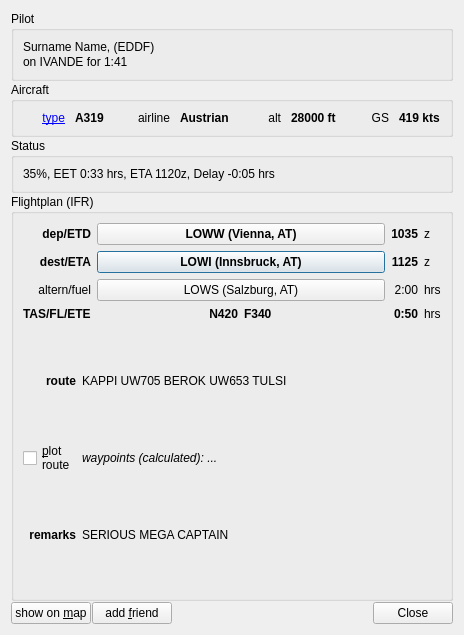
<?xml version="1.0" encoding="UTF-8"?>
<ui version="4.0">
 <class>PilotDetails</class>
 <widget class="QDialog" name="PilotDetails">
  <property name="geometry">
   <rect>
    <x>0</x>
    <y>0</y>
    <width>464</width>
    <height>635</height>
   </rect>
  </property>
  <property name="windowTitle">
   <string>AUA325</string>
  </property>
  <property name="windowIcon">
   <iconset>
    <normaloff>:/icons/qutescoop.png</normaloff>:/icons/qutescoop.png</iconset>
  </property>
  <layout class="QVBoxLayout" name="verticalLayout">
   <property name="spacing">
    <number>1</number>
   </property>
   <item>
    <widget class="QGroupBox" name="groupBox">
     <property name="title">
      <string>Pilot</string>
     </property>
     <layout class="QVBoxLayout">
      <property name="spacing">
       <number>1</number>
      </property>
      <item>
       <widget class="QLabel" name="lblPilotInfo">
        <property name="text">
         <string>Surname Name, (EDDF)</string>
        </property>
        <property name="alignment">
         <set>Qt::AlignLeading|Qt::AlignLeft|Qt::AlignTop</set>
        </property>
        <property name="openExternalLinks">
         <bool>true</bool>
        </property>
       </widget>
      </item>
      <item>
       <widget class="QLabel" name="lblConnected">
        <property name="text">
         <string>on IVANDE for 1:41</string>
        </property>
       </widget>
      </item>
     </layout>
    </widget>
   </item>
   <item>
    <widget class="QGroupBox" name="groupBox_2">
     <property name="title">
      <string>Aircraft</string>
     </property>
     <layout class="QVBoxLayout">
      <property name="spacing">
       <number>1</number>
      </property>
      <item>
       <layout class="QHBoxLayout" name="horizontalLayout_4">
        <property name="spacing">
         <number>10</number>
        </property>
        <item>
         <widget class="QLabel" name="label_10">
          <property name="toolTip">
           <string>ICAO aircraft type (link to ICAO type designators)</string>
          </property>
          <property name="text">
           <string>&lt;a href=&quot;http://www.icao.int/anb/ais/8643/index.cfm&quot;&gt;type&lt;/a&gt;</string>
          </property>
          <property name="alignment">
           <set>Qt::AlignRight|Qt::AlignTrailing|Qt::AlignVCenter</set>
          </property>
          <property name="openExternalLinks">
           <bool>true</bool>
          </property>
         </widget>
        </item>
        <item>
         <widget class="QLabel" name="lblAircraft">
          <property name="font">
           <font>
            <weight>75</weight>
            <bold>true</bold>
           </font>
          </property>
          <property name="toolTip">
           <string>ICAO aircraft type</string>
          </property>
          <property name="text">
           <string>A319</string>
          </property>
         </widget>
        </item>
        <item>
         <widget class="QLabel" name="label_12">
          <property name="toolTip">
           <string>ICAO airline (source: data/airlines.dat)</string>
          </property>
          <property name="text">
           <string>airline</string>
          </property>
          <property name="alignment">
           <set>Qt::AlignRight|Qt::AlignTrailing|Qt::AlignVCenter</set>
          </property>
         </widget>
        </item>
        <item>
         <widget class="QLabel" name="lblAirline">
          <property name="font">
           <font>
            <weight>75</weight>
            <bold>true</bold>
           </font>
          </property>
          <property name="text">
           <string>Austrian</string>
          </property>
         </widget>
        </item>
        <item>
         <widget class="QLabel" name="label_15">
          <property name="toolTip">
           <string>current altitude</string>
          </property>
          <property name="text">
           <string>alt</string>
          </property>
          <property name="alignment">
           <set>Qt::AlignRight|Qt::AlignTrailing|Qt::AlignVCenter</set>
          </property>
         </widget>
        </item>
        <item>
         <widget class="QLabel" name="lblAltitude">
          <property name="font">
           <font>
            <weight>75</weight>
            <bold>true</bold>
           </font>
          </property>
          <property name="toolTip">
           <string>current altitude</string>
          </property>
          <property name="text">
           <string>28000 ft</string>
          </property>
         </widget>
        </item>
        <item>
         <widget class="QLabel" name="label_13">
          <property name="toolTip">
           <string>current &lt;b&gt;g&lt;/b&gt;round&lt;b&gt;s&lt;/b&gt;peed</string>
          </property>
          <property name="text">
           <string>GS</string>
          </property>
          <property name="alignment">
           <set>Qt::AlignRight|Qt::AlignTrailing|Qt::AlignVCenter</set>
          </property>
         </widget>
        </item>
        <item>
         <widget class="QLabel" name="lblGroundspeed">
          <property name="font">
           <font>
            <weight>75</weight>
            <bold>true</bold>
           </font>
          </property>
          <property name="toolTip">
           <string>current &lt;b&gt;g&lt;/b&gt;round&lt;b&gt;s&lt;/b&gt;peed</string>
          </property>
          <property name="text">
           <string>419 kts</string>
          </property>
         </widget>
        </item>
       </layout>
      </item>
     </layout>
    </widget>
   </item>
   <item>
    <widget class="QGroupBox" name="groupStatus">
     <property name="title">
      <string>Status</string>
     </property>
     <layout class="QVBoxLayout" name="verticalLayout_3">
      <item>
       <widget class="QLabel" name="lblFlightStatus">
        <property name="toolTip">
         <string>TTG: estimated remaining enroute time (&lt;b&gt;t&lt;/b&gt;ime-&lt;b&gt;t&lt;/b&gt;o-&lt;b&gt;g&lt;/b&gt;o)
ETA: calculated &lt;b&gt;e&lt;/b&gt;stimated &lt;b&gt;t&lt;/b&gt;ime of &lt;b&gt;a&lt;/b&gt;rrival
delay: difference between planned and calculated ETA</string>
        </property>
        <property name="text">
         <string>35%, EET 0:33 hrs, ETA 1120z, Delay -0:05 hrs</string>
        </property>
        <property name="wordWrap">
         <bool>true</bool>
        </property>
       </widget>
      </item>
     </layout>
    </widget>
   </item>
   <item>
    <widget class="QGroupBox" name="groupFp">
     <property name="title">
      <string>Flightplan (IFR)</string>
     </property>
     <layout class="QGridLayout" name="gridLayout_3">
      <item row="0" column="0">
       <layout class="QGridLayout" name="gridLayout">
        <item row="0" column="0">
         <widget class="QLabel" name="label_3">
          <property name="font">
           <font>
            <weight>75</weight>
            <bold>true</bold>
           </font>
          </property>
          <property name="toolTip">
           <string>departure aerodrome / &lt;b&gt;e&lt;/b&gt;stimated &lt;b&gt;t&lt;/b&gt;ime of &lt;b&gt;d&lt;/b&gt;eparture</string>
          </property>
          <property name="text">
           <string>dep/ETD</string>
          </property>
          <property name="alignment">
           <set>Qt::AlignRight|Qt::AlignTrailing|Qt::AlignVCenter</set>
          </property>
         </widget>
        </item>
        <item row="1" column="0">
         <widget class="QLabel" name="label_4">
          <property name="font">
           <font>
            <weight>75</weight>
            <bold>true</bold>
           </font>
          </property>
          <property name="toolTip">
           <string>destination aerodrome / &lt;b&gt;e&lt;/b&gt;stimated &lt;b&gt;t&lt;/b&gt;ime of &lt;b&gt;a&lt;/b&gt;rrival (flightplan)</string>
          </property>
          <property name="text">
           <string>dest/ETA</string>
          </property>
          <property name="alignment">
           <set>Qt::AlignRight|Qt::AlignTrailing|Qt::AlignVCenter</set>
          </property>
         </widget>
        </item>
        <item row="1" column="2">
         <widget class="QLabel" name="lblPlanEta">
          <property name="font">
           <font>
            <weight>75</weight>
            <bold>true</bold>
           </font>
          </property>
          <property name="toolTip">
           <string>ETA: &lt;b&gt;e&lt;/b&gt;stimated &lt;b&gt;t&lt;/b&gt;ime of &lt;b&gt;a&lt;/b&gt;rrival</string>
          </property>
          <property name="text">
           <string>1125</string>
          </property>
          <property name="alignment">
           <set>Qt::AlignRight|Qt::AlignTrailing|Qt::AlignVCenter</set>
          </property>
         </widget>
        </item>
        <item row="0" column="2">
         <widget class="QLabel" name="lblPlanEtd">
          <property name="sizePolicy">
           <sizepolicy hsizetype="Preferred" vsizetype="Preferred">
            <horstretch>0</horstretch>
            <verstretch>0</verstretch>
           </sizepolicy>
          </property>
          <property name="font">
           <font>
            <weight>75</weight>
            <bold>true</bold>
           </font>
          </property>
          <property name="toolTip">
           <string>ETD: &lt;b&gt;e&lt;/b&gt;stimated &lt;b&gt;t&lt;/b&gt;ime of &lt;b&gt;d&lt;/b&gt;eparture</string>
          </property>
          <property name="text">
           <string>1035</string>
          </property>
          <property name="alignment">
           <set>Qt::AlignRight|Qt::AlignTrailing|Qt::AlignVCenter</set>
          </property>
         </widget>
        </item>
        <item row="3" column="1">
         <layout class="QHBoxLayout" name="horizontalLayout_2">
          <item>
           <widget class="QLabel" name="lblPlanTas">
            <property name="font">
             <font>
              <weight>75</weight>
              <bold>true</bold>
             </font>
            </property>
            <property name="toolTip">
             <string>ICAO flightplan format for true airspeed (TAS)</string>
            </property>
            <property name="text">
             <string>N420</string>
            </property>
            <property name="alignment">
             <set>Qt::AlignRight|Qt::AlignTrailing|Qt::AlignVCenter</set>
            </property>
           </widget>
          </item>
          <item>
           <widget class="QLabel" name="lblPlanFl">
            <property name="font">
             <font>
              <weight>75</weight>
              <bold>true</bold>
             </font>
            </property>
            <property name="toolTip">
             <string>ICAO flightplan format for flight level</string>
            </property>
            <property name="text">
             <string>F340</string>
            </property>
           </widget>
          </item>
         </layout>
        </item>
        <item row="3" column="0">
         <widget class="QLabel" name="label_2">
          <property name="font">
           <font>
            <weight>75</weight>
            <bold>true</bold>
           </font>
          </property>
          <property name="toolTip">
           <string>filed &lt;b&gt;t&lt;/b&gt;rue &lt;b&gt;a&lt;/b&gt;ir&lt;b&gt;s&lt;/b&gt;peed / cruise level / &lt;b&gt;e&lt;/b&gt;stimated &lt;b&gt;t&lt;/b&gt;ime &lt;b&gt;e&lt;/b&gt;nroute</string>
          </property>
          <property name="text">
           <string>TAS/FL/ETE</string>
          </property>
         </widget>
        </item>
        <item row="3" column="2">
         <widget class="QLabel" name="lblPlanEte">
          <property name="font">
           <font>
            <weight>75</weight>
            <bold>true</bold>
           </font>
          </property>
          <property name="toolTip">
           <string>ETE: &lt;b&gt;e&lt;/b&gt;stimated &lt;b&gt;t&lt;/b&gt;ime &lt;b&gt;e&lt;/b&gt;nroute</string>
          </property>
          <property name="text">
           <string>0:50</string>
          </property>
          <property name="alignment">
           <set>Qt::AlignRight|Qt::AlignTrailing|Qt::AlignVCenter</set>
          </property>
         </widget>
        </item>
        <item row="1" column="1">
         <layout class="QHBoxLayout" name="horizontalLayout">
          <item>
           <widget class="QPushButton" name="buttonDest">
            <property name="sizePolicy">
             <sizepolicy hsizetype="MinimumExpanding" vsizetype="Preferred">
              <horstretch>0</horstretch>
              <verstretch>0</verstretch>
             </sizepolicy>
            </property>
            <property name="font">
             <font>
              <weight>75</weight>
              <bold>true</bold>
             </font>
            </property>
            <property name="toolTip">
             <string>open destination aerodrome details dialog</string>
            </property>
            <property name="text">
             <string>LOWI (Innsbruck, AT)</string>
            </property>
            <property name="flat">
             <bool>false</bool>
            </property>
           </widget>
          </item>
         </layout>
        </item>
        <item row="0" column="1">
         <layout class="QHBoxLayout" name="horizontalLayout_3" stretch="1">
          <item>
           <widget class="QPushButton" name="buttonFrom">
            <property name="sizePolicy">
             <sizepolicy hsizetype="MinimumExpanding" vsizetype="Preferred">
              <horstretch>0</horstretch>
              <verstretch>0</verstretch>
             </sizepolicy>
            </property>
            <property name="font">
             <font>
              <weight>75</weight>
              <bold>true</bold>
             </font>
            </property>
            <property name="toolTip">
             <string>open departure aerodrome details dialog</string>
            </property>
            <property name="text">
             <string>LOWW (Vienna, AT)</string>
            </property>
            <property name="flat">
             <bool>false</bool>
            </property>
           </widget>
          </item>
         </layout>
        </item>
        <item row="0" column="3">
         <widget class="QLabel" name="label_5">
          <property name="text">
           <string>z</string>
          </property>
         </widget>
        </item>
        <item row="1" column="3">
         <widget class="QLabel" name="label_7">
          <property name="text">
           <string>z</string>
          </property>
         </widget>
        </item>
        <item row="3" column="3">
         <widget class="QLabel" name="label_8">
          <property name="text">
           <string>hrs</string>
          </property>
         </widget>
        </item>
        <item row="2" column="0">
         <widget class="QLabel" name="label_9">
          <property name="toolTip">
           <string>alternate aerodrome / fuel on Board</string>
          </property>
          <property name="text">
           <string>altern/fuel</string>
          </property>
          <property name="alignment">
           <set>Qt::AlignRight|Qt::AlignTrailing|Qt::AlignVCenter</set>
          </property>
         </widget>
        </item>
        <item row="2" column="3">
         <widget class="QLabel" name="label_11">
          <property name="text">
           <string>hrs</string>
          </property>
         </widget>
        </item>
        <item row="2" column="2">
         <widget class="QLabel" name="lblFuel">
          <property name="toolTip">
           <string>fuel on board</string>
          </property>
          <property name="text">
           <string>2:00</string>
          </property>
          <property name="alignment">
           <set>Qt::AlignRight|Qt::AlignTrailing|Qt::AlignVCenter</set>
          </property>
         </widget>
        </item>
        <item row="2" column="1">
         <layout class="QHBoxLayout" name="horizontalLayout_5">
          <item>
           <widget class="QPushButton" name="buttonAlt">
            <property name="sizePolicy">
             <sizepolicy hsizetype="MinimumExpanding" vsizetype="Preferred">
              <horstretch>0</horstretch>
              <verstretch>0</verstretch>
             </sizepolicy>
            </property>
            <property name="toolTip">
             <string>open alternate aerodrome details dialog</string>
            </property>
            <property name="text">
             <string>LOWS (Salzburg, AT)</string>
            </property>
            <property name="flat">
             <bool>false</bool>
            </property>
           </widget>
          </item>
         </layout>
        </item>
       </layout>
      </item>
      <item row="1" column="0">
       <layout class="QGridLayout" name="gridLayout_4">
        <item row="0" column="2">
         <widget class="QLabel" name="lblRoute">
          <property name="sizePolicy">
           <sizepolicy hsizetype="Preferred" vsizetype="Expanding">
            <horstretch>0</horstretch>
            <verstretch>0</verstretch>
           </sizepolicy>
          </property>
          <property name="mouseTracking">
           <bool>true</bool>
          </property>
          <property name="toolTip">
           <string>filed route</string>
          </property>
          <property name="text">
           <string>KAPPI UW705 BEROK UW653 TULSI</string>
          </property>
          <property name="alignment">
           <set>Qt::AlignLeading|Qt::AlignLeft|Qt::AlignVCenter</set>
          </property>
          <property name="wordWrap">
           <bool>true</bool>
          </property>
          <property name="textInteractionFlags">
           <set>Qt::LinksAccessibleByMouse|Qt::TextSelectableByKeyboard|Qt::TextSelectableByMouse</set>
          </property>
         </widget>
        </item>
        <item row="2" column="2">
         <widget class="QLabel" name="lblRemarks">
          <property name="sizePolicy">
           <sizepolicy hsizetype="Preferred" vsizetype="Expanding">
            <horstretch>0</horstretch>
            <verstretch>0</verstretch>
           </sizepolicy>
          </property>
          <property name="text">
           <string>SERIOUS MEGA CAPTAIN</string>
          </property>
          <property name="wordWrap">
           <bool>true</bool>
          </property>
          <property name="textInteractionFlags">
           <set>Qt::LinksAccessibleByMouse|Qt::TextSelectableByKeyboard|Qt::TextSelectableByMouse</set>
          </property>
         </widget>
        </item>
        <item row="0" column="1">
         <widget class="QLabel" name="label_6">
          <property name="font">
           <font>
            <weight>75</weight>
            <bold>true</bold>
           </font>
          </property>
          <property name="toolTip">
           <string>filed route</string>
          </property>
          <property name="text">
           <string>route</string>
          </property>
          <property name="alignment">
           <set>Qt::AlignRight|Qt::AlignTrailing|Qt::AlignVCenter</set>
          </property>
         </widget>
        </item>
        <item row="1" column="1">
         <widget class="QCheckBox" name="cbPlotRoute">
          <property name="sizePolicy">
           <sizepolicy hsizetype="Maximum" vsizetype="Fixed">
            <horstretch>0</horstretch>
            <verstretch>0</verstretch>
           </sizepolicy>
          </property>
          <property name="toolTip">
           <string>plot route on map (requires navigation database). Also accessible via right click on the airplane's label on the map.</string>
          </property>
          <property name="text">
           <string>&amp;plot
route</string>
          </property>
         </widget>
        </item>
        <item row="2" column="1">
         <widget class="QLabel" name="label">
          <property name="font">
           <font>
            <weight>75</weight>
            <bold>true</bold>
           </font>
          </property>
          <property name="text">
           <string>remarks</string>
          </property>
          <property name="alignment">
           <set>Qt::AlignRight|Qt::AlignTrailing|Qt::AlignVCenter</set>
          </property>
         </widget>
        </item>
        <item row="1" column="2">
         <widget class="QLabel" name="lblPlotStatus">
          <property name="font">
           <font>
            <italic>true</italic>
           </font>
          </property>
          <property name="toolTip">
           <string>waypoints as extracted from the route with help of navigation database.</string>
          </property>
          <property name="text">
           <string>waypoints (calculated): ...</string>
          </property>
          <property name="wordWrap">
           <bool>true</bool>
          </property>
          <property name="textInteractionFlags">
           <set>Qt::LinksAccessibleByMouse|Qt::TextSelectableByKeyboard|Qt::TextSelectableByMouse</set>
          </property>
         </widget>
        </item>
       </layout>
      </item>
     </layout>
    </widget>
   </item>
   <item>
    <layout class="QHBoxLayout" name="verticalBottom">
     <item>
      <widget class="QPushButton" name="buttonShowOnMap">
       <property name="toolTip">
        <string>move to and and zoom in on this plane</string>
       </property>
       <property name="text">
        <string>show on &amp;map</string>
       </property>
       <property name="shortcut">
        <string>S</string>
       </property>
       <property name="autoDefault">
        <bool>false</bool>
       </property>
      </widget>
     </item>
     <item>
      <widget class="QPushButton" name="buttonAddFriend">
       <property name="text">
        <string>add &amp;friend</string>
       </property>
      </widget>
     </item>
     <item>
      <widget class="QDialogButtonBox" name="buttonBox">
       <property name="standardButtons">
        <set>QDialogButtonBox::Close</set>
       </property>
      </widget>
     </item>
    </layout>
   </item>
  </layout>
 </widget>
 <tabstops>
  <tabstop>buttonFrom</tabstop>
  <tabstop>buttonDest</tabstop>
  <tabstop>buttonAlt</tabstop>
  <tabstop>buttonShowOnMap</tabstop>
  <tabstop>buttonAddFriend</tabstop>
  <tabstop>buttonBox</tabstop>
 </tabstops>
 <resources/>
 <connections>
  <connection>
   <sender>buttonShowOnMap</sender>
   <signal>clicked()</signal>
   <receiver>PilotDetails</receiver>
   <slot>close()</slot>
   <hints>
    <hint type="sourcelabel">
     <x>84</x>
     <y>623</y>
    </hint>
    <hint type="destinationlabel">
     <x>177</x>
     <y>259</y>
    </hint>
   </hints>
  </connection>
  <connection>
   <sender>buttonBox</sender>
   <signal>clicked(QAbstractButton*)</signal>
   <receiver>PilotDetails</receiver>
   <slot>close()</slot>
   <hints>
    <hint type="sourcelabel">
     <x>453</x>
     <y>624</y>
    </hint>
    <hint type="destinationlabel">
     <x>294</x>
     <y>523</y>
    </hint>
   </hints>
  </connection>
 </connections>
</ui>
